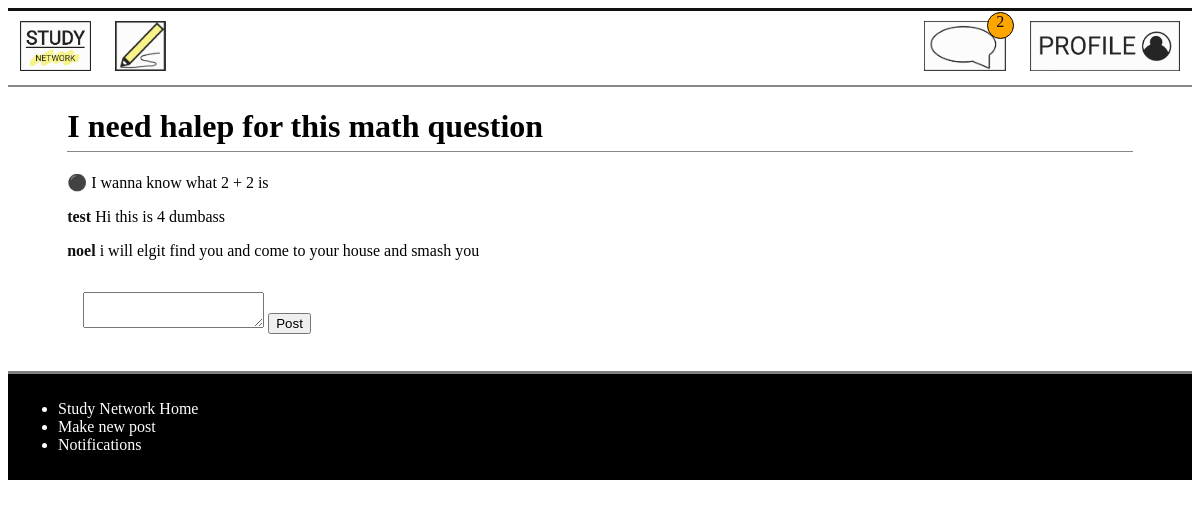
The page /comment/58 (signed in) on the database its author committed.
### models.py (models this page shows)
class Post(db.Model):
    __tablename__ = 'Post'
    id = db.Column(db.Integer, primary_key=True)
    title = db.Column(db.Text)
    discussion = db.Column(db.Text)
    date = db.Column(db.Integer)
    comments = db.Column(db.Integer)
    user_id = db.Column(db.Integer, db.ForeignKey('User.id'))
    post_user = db.relationship('User', back_populates='user_post')
    replies_post = db.relationship('Reply', secondary=PostReply, back_populates='posts_reply')
    categories_post = db.relationship('Category', secondary=PostCategory, back_populates='posts_category')
    notifications_post = db.relationship('Notification', back_populates='posts_notification')
    posts = db.relationship('Comment', back_populates='user')

class Comment(db.Model):
    __tablename__ = 'Comment'
    id = db.Column(db.Integer, primary_key=True)
    Post_id = db.Column(db.Integer, db.ForeignKey('Post.id'), nullable = True)
    User_id = db.Column(db.Integer, db.ForeignKey('User.id'), nullable = False)
    comment = db.Column(db.Text, nullable = False)
    user = db.relationship('Post', back_populates='posts')
    post = db.relationship('User', back_populates='users')

class User(db.Model):
    __tablename__ = 'User'
    id = db.Column(db.Integer, primary_key=True)
    username = db.Column(db.Text)
    email = db.Column(db.Text)
    password = db.Column(db.Text)
    user_post = db.relationship('Post', back_populates='post_user')
    notifications_user = db.relationship('Notification', back_populates='users_notification')
    users = db.relationship('Comment', back_populates='post')

### main.py (the view, shortened to what this page needs)
@app.route('/comment/<int:id>', methods=['GET', 'POST'])
def comment(id):
    form = Comment()
    post_info = db.session.query(models.Post).filter_by(id = id).first_or_404()
    user_info = db.session.query(models.User).filter_by(id = session['logged_in_user']).first()
    comments = db.session.query(models.Comment).filter_by(Post_id = id).all()
    if g.logged_in_user == None:
        return redirect(url_for('signin'))
    elif request.method == 'GET':# display all the comments in the post
        if comments == Null:
            return render_template('comment.html', form=form, post_info=post_info)
        else:
            return render_template('comment.html', form=form, comments=comments, post_info=post_info)

### forms.py
class Comment(FlaskForm):
    comment = TextAreaField('Write your comment or reply here', validators=[DataRequired()])

### main.py (called while the page is built)
@app.context_processor
def notification_processor():
    if  g.logged_in_user:
        num_notification = models.Notification.query.filter_by(user_id = session['logged_in_user']).all()
        if len(num_notification) > 99:
            return dict(num_notification = '99..') #When the number of notification is too big, it just shows 99+.
        else:
            return dict(num_notification = len(num_notification))
    else:
        return dict(num_notification = 'No one is logged in')

@app.before_request
def before_request():
    g.logged_in_user = None
    if 'logged_in_user' in session:
        g.logged_in_user = session['logged_in_user']

### templates/comment.html (shortened to what this page needs)
{% extends 'layout.html' %}
{% block content %}
<main>
<h1>{{post_info.title}}</h1>
<p>⚫ {{ post_info.discussion }}</p>
{% for comment in comments %}
    <p><a class='name'href='/profile/{{comment.post.id}}'><strong>{{comment.post.username}}</strong></a> {{ comment.comment }}</p>
{% endfor %}
<form method='POST' enctype='multipart/form-data'>
    {{ form.comment }}
    <input type='submit' value='Post'>
</form>
</main>
{% endblock %}

### static/css/style.css (style rules this page uses)
a { text-decoration: none; color: #111; }
body main { display: block; max-width: 90%; margin-left: 5%; }
body main h1 { border-bottom: 1px #888 solid; padding-bottom: 0.5%; }
main input { margin-bottom: 2%; }
form { padding: 16px; }

### rows shown on the page
Post: title "I need halep for this math question", discussion "I wanna know what 2 + 2 is"
Comment: post.username "test", comment "Hi this is 4 dumbass"
Comment: post.username "noel", comment "i will elgit find you and come to your house and smash you"

### other values the page prints
{{ num_notification }} "2"
